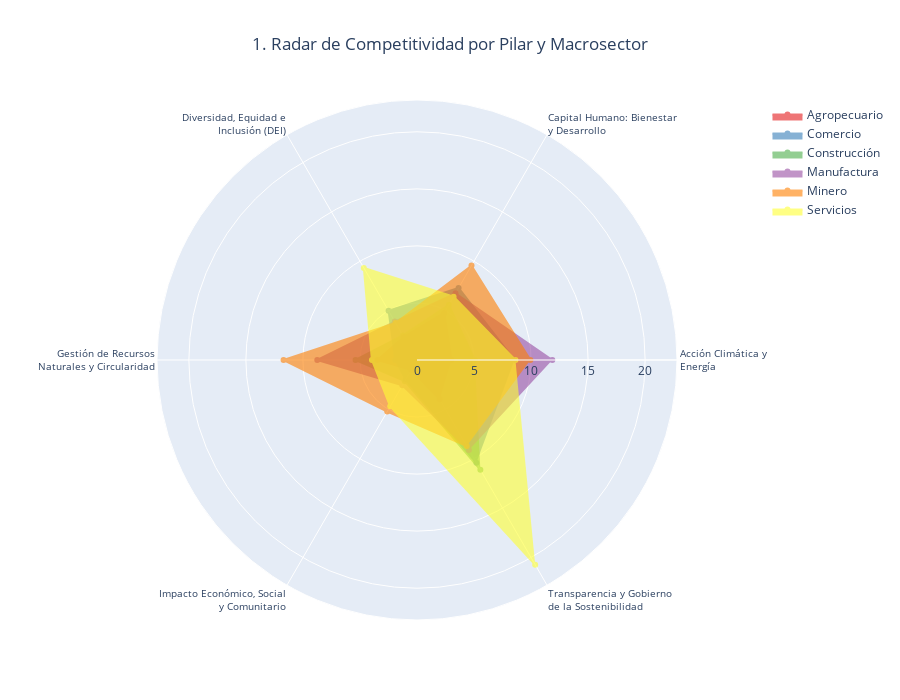

The cell this chart's notebook holds for it:
### Markdown cell above
### Manejo de datos

### Code cell
# Encadenar las operaciones de pandas para simplificar el proceso:
# 1. Agrupar por Macrosector y Nombre Pilar, calculando la media.
radar_final_df = (
    raw_data.groupby(['Macrosector', 'Nombre Pilar'])['valoracionPonderada']
    .mean()
    .reset_index()
    .pivot_table(
        index='Nombre Pilar',
        columns='Macrosector',
        values='valoracionPonderada'
    )
    .fillna(0)
    .reset_index()
    .rename(columns={'Nombre Pilar': 'category'})
)

categories = radar_final_df['category'].tolist()
macrosectores = radar_final_df.drop(columns='category').columns.tolist()

# Wrap category labels
wrapped_categories = [wrap_text(cat) for cat in categories]

fig = go.Figure()

# Create color palette for different macrosectors
colors = px.colors.qualitative.Set1[:len(macrosectores)]

for i, macrosector in enumerate(macrosectores):
    values = radar_final_df[macrosector].values
    fig.add_trace(go.Scatterpolar(
        r=values,
        theta=wrapped_categories,  # Use wrapped categories
        fill='toself',
        name=macrosector,
        line=dict(color=colors[i % len(colors)]),
        fillcolor=colors[i % len(colors)],
        opacity=0.6
    ))

fig.update_layout(
    polar=dict(
        radialaxis=dict(
            visible=True,
            range=[0, max(radar_final_df.drop(columns='category').max()) * 1.1],  # Dynamic range
            tickmode='linear',
            tick0=0,
            dtick=5
        ),
        angularaxis=dict(
            tickmode='array',
            tickvals=list(range(len(categories))),
            ticktext=wrapped_categories,  # Use wrapped categories
            tickfont=dict(size=10),  # Smaller font for wrapped text
            rotation=0  # Keep labels horizontal for better readability
        )
    ),
    showlegend=True,
    title={
        'text': '1. Radar de Competitividad por Pilar y Macrosector',
        'x': 0.5,
        'xanchor': 'center'
    },
    width=900,  # Increased width to accommodate wrapped labels
    height=700  # Increased height to accommodate wrapped labels
)
fig.show()
save_chart_as_html(fig, '01_radar_macroeconomic.html')

### Figure 1 — Plotly figure (JSON) as saved in the notebook; plotly's stock layout.template omitted (floating-point values rounded to 4 significant figures)
{"data": [{"fill": "toself", "fillcolor": "rgb(228,26,28)", "line": {"color": "rgb(228,26,28)"}, "name": "Agropecuario", "opacity": 0.6, "r": [3.016, 4.762, 2.317, 3.472, 0.9921, 3.968], "theta": ["Acción Climática y<br>Energía", "Capital Humano: Bienestar<br>y Desarrollo", "Diversidad, Equidad e<br>Inclusión (DEI)", "Gestión de Recursos<br>Naturales y Circularidad", "Impacto Económico, Social<br>y Comunitario", "Transparencia y Gobierno<br>de la Sostenibilidad"], "type": "scatterpolar"}, {"fill": "toself", "fillcolor": "rgb(55,126,184)", "line": {"color": "rgb(55,126,184)"}, "name": "Comercio", "opacity": 0.6, "r": [8.55, 7.292, 4.982, 1.906, 1.98, 10.41], "theta": ["Acción Climática y<br>Energía", "Capital Humano: Bienestar<br>y Desarrollo", "Diversidad, Equidad e<br>Inclusión (DEI)", "Gestión de Recursos<br>Naturales y Circularidad", "Impacto Económico, Social<br>y Comunitario", "Transparencia y Gobierno<br>de la Sostenibilidad"], "type": "scatterpolar"}, {"fill": "toself", "fillcolor": "rgb(77,175,74)", "line": {"color": "rgb(77,175,74)"}, "name": "Construcción", "opacity": 0.6, "r": [5.082, 5.59, 2.488, 5.388, 2.145, 11.11], "theta": ["Acción Climática y<br>Energía", "Capital Humano: Bienestar<br>y Desarrollo", "Diversidad, Equidad e<br>Inclusión (DEI)", "Gestión de Recursos<br>Naturales y Circularidad", "Impacto Económico, Social<br>y Comunitario", "Transparencia y Gobierno<br>de la Sostenibilidad"], "type": "scatterpolar"}, {"fill": "toself", "fillcolor": "rgb(152,78,163)", "line": {"color": "rgb(152,78,163)"}, "name": "Manufactura", "opacity": 0.6, "r": [11.87, 6.749, 3.892, 8.743, 2.568, 9.109], "theta": ["Acción Climática y<br>Energía", "Capital Humano: Bienestar<br>y Desarrollo", "Diversidad, Equidad e<br>Inclusión (DEI)", "Gestión de Recursos<br>Naturales y Circularidad", "Impacto Económico, Social<br>y Comunitario", "Transparencia y Gobierno<br>de la Sostenibilidad"], "type": "scatterpolar"}, {"fill": "toself", "fillcolor": "rgb(255,127,0)", "line": {"color": "rgb(255,127,0)"}, "name": "Minero", "opacity": 0.6, "r": [9.94, 9.557, 3.746, 11.7, 5.222, 8.718], "theta": ["Acción Climática y<br>Energía", "Capital Humano: Bienestar<br>y Desarrollo", "Diversidad, Equidad e<br>Inclusión (DEI)", "Gestión de Recursos<br>Naturales y Circularidad", "Impacto Económico, Social<br>y Comunitario", "Transparencia y Gobierno<br>de la Sostenibilidad"], "type": "scatterpolar"}, {"fill": "toself", "fillcolor": "rgb(255,255,51)", "line": {"color": "rgb(255,255,51)"}, "name": "Servicios", "opacity": 0.6, "r": [8.63, 6.41, 9.324, 3.95, 4.692, 20.72], "theta": ["Acción Climática y<br>Energía", "Capital Humano: Bienestar<br>y Desarrollo", "Diversidad, Equidad e<br>Inclusión (DEI)", "Gestión de Recursos<br>Naturales y Circularidad", "Impacto Económico, Social<br>y Comunitario", "Transparencia y Gobierno<br>de la Sostenibilidad"], "type": "scatterpolar"}], "layout": {"height": 700, "polar": {"angularaxis": {"rotation": 0, "tickfont": {"size": 10}, "tickmode": "array", "ticktext": ["Acción Climática y<br>Energía", "Capital Humano: Bienestar<br>y Desarrollo", "Diversidad, Equidad e<br>Inclusión (DEI)", "Gestión de Recursos<br>Naturales y Circularidad", "Impacto Económico, Social<br>y Comunitario", "Transparencia y Gobierno<br>de la Sostenibilidad"], "tickvals": [0, 1, 2, 3, 4, 5]}, "radialaxis": {"dtick": 5, "range": [0, 22.79], "tick0": 0, "tickmode": "linear", "visible": true}}, "showlegend": true, "title": {"text": "1. Radar de Competitividad por Pilar y Macrosector", "x": 0.5, "xanchor": "center"}, "width": 900}}
